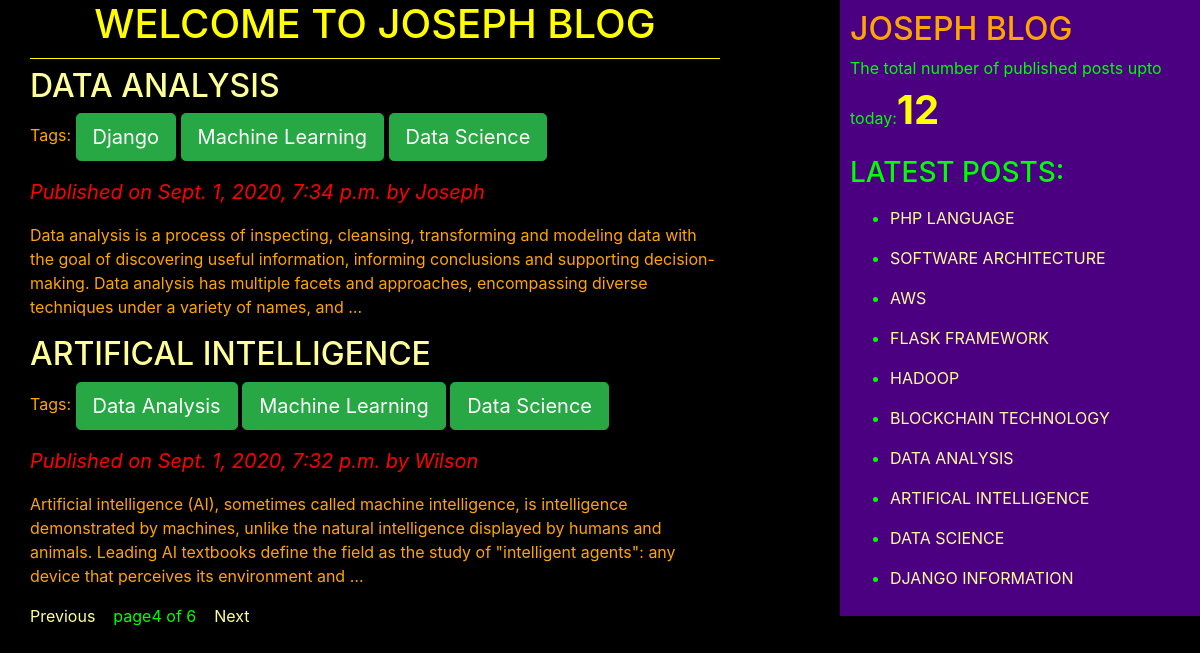
/?page=4, run on the app's committed database.
### blogApp/models.py (models this page shows, shortened)
class Post(models.Model):
    STATUS_CHOICES={('draft','Draft'),('published','Published')}
    title=models.CharField(max_length=264)
    slug=models.SlugField(max_length=264,unique_for_date='publish')
    author=models.ForeignKey(User,related_name='blog_posts',on_delete=models.CASCADE)
    body=models.TextField()
    publish=models.DateTimeField(default=timezone.now)
    created=models.DateTimeField(auto_now_add=True)
    updated=models.DateTimeField(auto_now=True)
    status=models.CharField(max_length=10,choices=STATUS_CHOICES,default='draft')
    objects=CustomManager()
    tags=TaggableManager()
    class Meta:
        ordering=('-publish',)
    def get_absolute_url(self):
        return reverse("blogApp:post_detail",args=[self.publish.year,self.publish.strftime('%m'),self.publish.strftime('%d'),self.slug])

### blogApp/views.py (the view)
# urls.py: path('', views.post_list_view),
def post_list_view(request,tag_slug=None):
    post_list=Post.objects.all()
    tag=None
    if tag_slug:
        tag=get_object_or_404(Tag,slug=tag_slug)
        post_list=post_list.filter(tags__in=[tag])
    paginator=Paginator(post_list,2)
    page_number=request.GET.get('page')
    try:
        post_list=paginator.page(page_number)
    except PageNotAnInteger:
        post_list=paginator.page(1)
    except EmptyPage:
        post_list=paginator.page(paginator.num_pages)
    return render(request,'blogApp/post_list.html',{'post_list':post_list})

### blogApp/models.py (called while the page is built)
    def get_queryset(self):
        return super().get_queryset().filter(status='published')

### blogApp/templatetags/blog_tags.py (called while the page is built)
@register.simple_tag
def total_posts():
    return Post.objects.count()

@register.inclusion_tag('blogApp/latest_posts123.html')
def show_latest_posts(count=10):
    latest_posts=Post.objects.order_by('-publish')[:count]
    return{'latest_posts':latest_posts}

### templates/blogApp/post_list.html (shortened to what this page needs)
<!DOCTYPE html>
{%extends 'blogApp/base.html'%}
{%block content%}
<h1>WELCOME TO JOSEPH BLOG</h1>
{%for post in post_list%}
  <h2><a href="{{post.get_absolute_url}}">{{post.title}}</a></h2>
  <p>Tags:
    {%for tag in post.tags.all%}
     <a href="{%url "blogApp:post_list_by_tag_name" tag.slug%}" class="btn btn-lg btn-success">{{tag.name}}</a>
    {%endfor%}
  </p>
  <p id="date">Published on {{post.publish}} by {{post.author|title}}</p>
  {{post.body|truncatewords:40|linebreaks}}
{%endfor%}
{%include 'blogApp/pagination.html' with page=post_list%}
{%endblock%}

### templates/blogApp/latest_posts123.html
<ul>
  {%for post in latest_posts%}
  <p id='po'><li><a href="{{post.get_absolute_url}}">{{post.title}}</a></li></p>
  {%endfor%}
</ul>

### static/css/blog.css (style rules this page uses)
h1 { text-align: center; border-bottom: 1px solid; padding: 0 0 10px 0; color: yellow; }
#date { color: red; font-size: 20px; font-style: italic; }
body { background: black; color: orange; }
h2 { color: orange; }
a { color: #ffff99; }

### data on the page
Post: title "DATA ANALYSIS", publish "Sept. 1, 2020, 7:34 p.m.", author "Joseph", body "Data analysis is a process of inspecting, cleansing, transforming and modeling data with the goal of discovering useful information, informing conclusions and supporting decision-making. Data analysis has multiple facets and approaches, encompassing diverse techniques under a variety of names, and …"
Tag: name "Django"
Tag: name "Machine Learning"
Tag: name "Data Science"
Post: title "ARTIFICAL INTELLIGENCE", publish "Sept. 1, 2020, 7:32 p.m.", author "Wilson", body "Artificial intelligence (AI), sometimes called machine intelligence, is intelligence demonstrated by machines, unlike the natural intelligence displayed by humans and animals. Leading AI textbooks define the field as the study of \"intelligent agents\": any device that perceives its environment and …"
Tag: name "Data Analysis"
Post: title "PHP LANGUAGE"
Post: title "SOFTWARE ARCHITECTURE"
Post: title "AWS"
Post: title "FLASK FRAMEWORK"
Post: title "HADOOP"
Post: title "BLOCKCHAIN TECHNOLOGY"
Post: title "DATA SCIENCE"
Post: title "DJANGO INFORMATION"

### other printed values
{{ page.number }} "4"
{{ page.paginator.num_pages }} "6"
